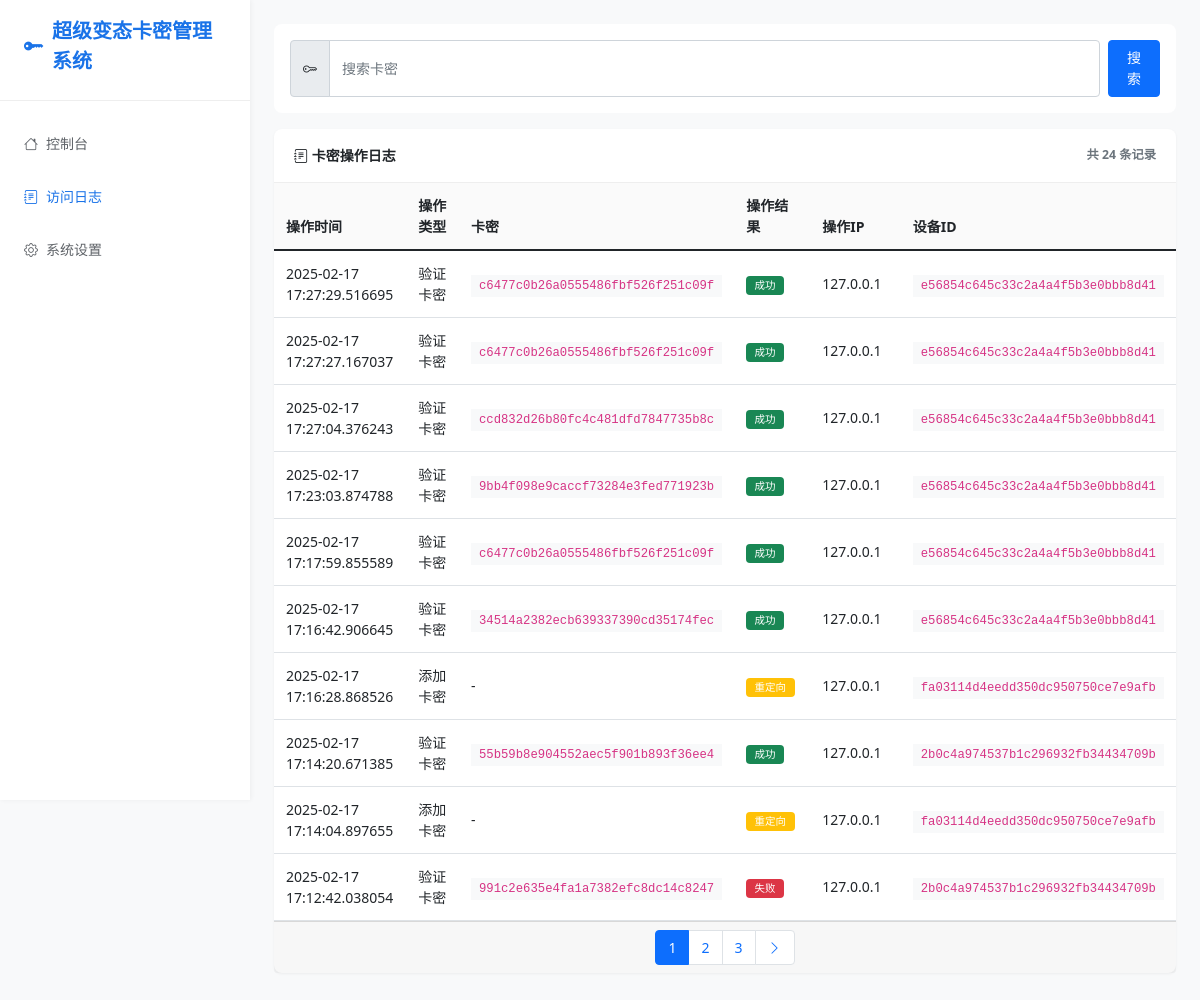
Page /logs on the earlier database version.
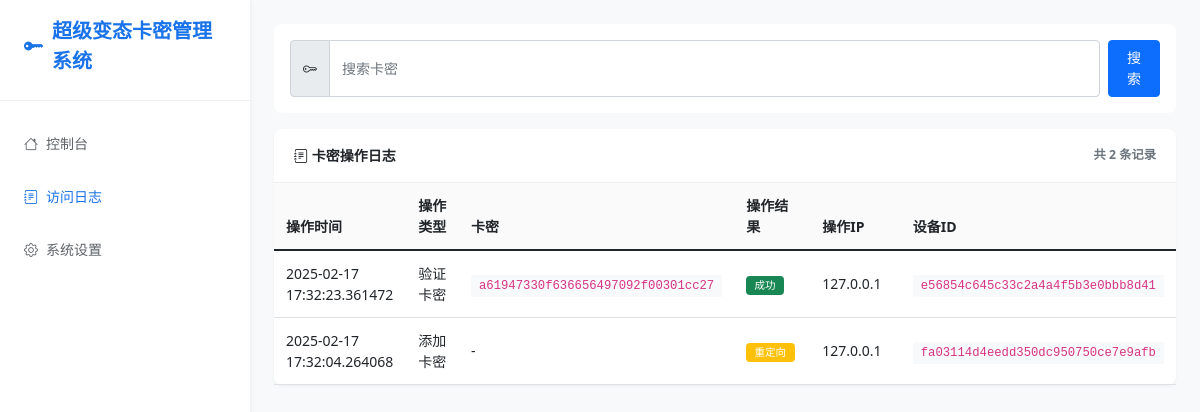
Same page on the later database version.
### app.py (models this page shows, shortened)
class AccessLog(db.Model):
    id = db.Column(db.Integer, primary_key=True)
    access_time = db.Column(db.DateTime, nullable=False, default=datetime.now)
    ip_address = db.Column(db.String(50), nullable=False)
    device_id = db.Column(db.String(32), nullable=False)
    path = db.Column(db.String(200), nullable=False)
    method = db.Column(db.String(10), nullable=False)
    status_code = db.Column(db.Integer, nullable=False)
    user_agent = db.Column(db.String(200))
    card_key = db.Column(db.String(32))  # 如果涉及卡密操作，记录相关卡密

### app.py (the view)
@app.route('/logs')
def view_logs():
    try:
        page = request.args.get('page', 1, type=int)
        per_page = settings.get('per_page', 10)
        card_key_filter = request.args.get('card_key', '').strip()
        query = AccessLog.query
        if card_key_filter:
            query = query.filter(AccessLog.card_key.like(f'%{card_key_filter}%'))
        query = query.order_by(AccessLog.access_time.desc())
        pagination = query.paginate(page=page, per_page=per_page, error_out=False)
        return render_template('logs.html',
                             logs=pagination.items,
                             pagination=pagination,
                             card_key_filter=card_key_filter,
                             settings=settings.settings)
    except Exception as e:
        error_logger.error(f"访问日志页面出错: {str(e)}", exc_info=True)
        return render_template('logs.html',
                             logs=[],
                             error="获取日志列表失败",
                             settings=settings.settings)

### app.py (called while the page is built, shortened)
@app.before_request
def log_request():
    try:
        card_operations = {
            '/api/verify_card': '验证卡密',
            '/add_card': '添加卡密',
            '/delete_card': '删除卡密',
            '/import_cards': '导入卡密',
            '/export_cards': '导出卡密'
        }
    except Exception as e:
        error_logger.error(f"记录访问日志出错: {str(e)}", exc_info=True)

@app.after_request
def update_log_status(response):
    try:
        if hasattr(g, 'log_id'):
            log = AccessLog.query.get(g.log_id)
            if log:
                log.status_code = response.status_code
                db.session.commit()
    except Exception as e:
        error_logger.error(f"更新日志状态出错: {str(e)}", exc_info=True)
    return response

    def get(self, key, default=None):
        return self.settings.get(key, default)

### templates/logs.html (shortened to what this page needs)
{% extends "base.html" %}
{% block content %}
<div class="toolbar">
    <div class="toolbar-item flex-grow-1">
        <form action="{{ url_for('view_logs') }}" method="GET" class="d-flex gap-2 w-100">
            <div class="input-group">
                <span class="input-group-text"><i class="bi bi-key"></i></span>
                <input type="text" class="form-control" name="card_key" placeholder="搜索卡密" value="{{ card_key_filter }}">
            </div>
            <button type="submit" class="btn btn-primary">搜索</button>
        </form>
    </div>
</div>
<div class="card">
    <div class="card-header d-flex justify-content-between align-items-center">
        <span><i class="bi bi-journal-text"></i> 卡密操作日志</span>
        <small class="text-muted">共 {{ pagination.total if pagination else 0 }} 条记录</small>
    </div>
    <div class="table-responsive">
        <table class="table table-hover">
            <thead>
                <tr>
                    <th style="width: 15%">操作时间</th>
                    <th style="width: 12%">操作类型</th>
                    <th style="width: 25%">卡密</th>
                    <th style="width: 10%">操作结果</th>
                    <th style="width: 13%">操作IP</th>
                    <th style="width: 25%">设备ID</th>
                </tr>
            </thead>
            <tbody>
                {% if logs %}
                    {% for log in logs %}
                    <tr>
                        <td>{{ log.access_time }}</td>
                        <td>
                            {% if log.path == '/api/verify_card' %}
                                验证卡密
                            {% elif log.path == '/add_card' %}
                                添加卡密
                            {% elif log.path == '/delete_card' %}
                                删除卡密
                            {% elif log.path == '/import_cards' %}
                                导入卡密
                            {% elif log.path == '/export_cards' %}
                                导出卡密
                            {% endif %}
                        </td>
                        <td>
                            {% if log.card_key %}
                            <code class="bg-light px-2 py-1">{{ log.card_key }}</code>
                            {% else %}
                            -
                            {% endif %}
                        </td>
                        <td>
                            <span class="badge {% if log.status_code < 300 %}bg-success{% elif log.status_code < 400 %}bg-warning{% else %}bg-danger{% endif %}">
                                {% if log.status_code < 300 %}成功
                                {% elif log.status_code < 400 %}重定向
                                {% else %}失败
                                {% endif %}
                            </span>
                        </td>
                        <td>{{ log.ip_address }}</td>
                        <td>
                            <code class="bg-light px-2 py-1">{{ log.device_id }}</code>
                        </td>
                    </tr>
                    {% endfor %}
                {% endif %}
            </tbody>
        </table>
    </div>
    {% if pagination and pagination.pages > 1 %}
    <div class="card-footer">
        <nav aria-label="Page navigation">
            <ul class="pagination justify-content-center m-0">
                {% for page in pagination.iter_pages() %}
                    {% if page %}
                        <li class="page-item {% if page == pagination.page %}active{% endif %}">
                            <a class="page-link" href="{{ url_for('view_logs', page=page, card_key=card_key_filter) }}">{{ page }}</a>
                        </li>
                    {% else %}
                        <li class="page-item disabled"><span class="page-link">...</span></li>
                    {% endif %}
                {% endfor %}
                {% if pagination.has_next %}
                    <li class="page-item">
                        <a class="page-link" href="{{ url_for('view_logs', page=pagination.next_num, card_key=card_key_filter) }}">
                            <i class="bi bi-chevron-right"></i>
                        </a>
                    </li>
                {% endif %}
            </ul>
        </nav>
    </div>
    {% endif %}
</div>
{% endblock %}

### templates/base.html (shortened to what this page needs)
<!DOCTYPE html>
<html lang="zh">
<head>
    <link href="https://cdn.jsdelivr.net/npm/bootstrap@5.1.3/dist/css/bootstrap.min.css" rel="stylesheet">
    <link rel="stylesheet" href="https://cdn.jsdelivr.net/npm/bootstrap-icons@1.7.2/font/bootstrap-icons.css">
</head>
<body>
    <div class="wrapper">
        <nav class="sidebar">
            <div class="sidebar-header">
                <a href="/" class="sidebar-brand">
                    <i class="bi bi-key-fill"></i>
                    {{ settings.site_name }}
                </a>
            </div>
            <ul class="nav flex-column mt-3">
                <li class="nav-item">
                    <a href="{{ url_for('index') }}" class="nav-link {% if request.endpoint == 'index' %}active{% endif %}">
                        <i class="bi bi-house"></i>
                        控制台
                    </a>
                </li>
                <li class="nav-item">
                    <a href="{{ url_for('view_logs') }}" class="nav-link {% if request.endpoint == 'view_logs' %}active{% endif %}">
                        <i class="bi bi-journal-text"></i>
                        访问日志
                    </a>
                </li>
                <li class="nav-item">
                    <a href="{{ url_for('settings_page') }}" class="nav-link {% if request.endpoint == 'settings_page' %}active{% endif %}">
                        <i class="bi bi-gear"></i>
                        系统设置
                    </a>
                </li>
            </ul>
        </nav>
        <div class="main-content">
            {% block content %}{% endblock %}
        </div>
    </div>
</body>
</html>

### templates/base.html (style rules this page uses)
:root { --primary-color: #1a73e8; --secondary-color: #5f6368; --success-color: #34a853; --warning-color: #fbbc05; --danger-color: #ea4335; --background-color: #f8f9fa; --sidebar-width: 250px; --header-height: 60px; --card-bg: #fff; }
body { background-color: var(--background-color); font-size: 0.875rem; }
.wrapper { display: flex; min-height: 100vh; }
.sidebar { width: var(--sidebar-width); background: var(--card-bg); box-shadow: 1px 0 5px rgba(0,0,0,0.05); position: fixed; height: 100vh; z-index: 1000; padding: 1rem 0; }
.sidebar-header { padding: 0 1.5rem 1.5rem; border-bottom: 1px solid #eee; }
.sidebar-brand { color: var(--primary-color); font-size: 1.25rem; font-weight: 600; text-decoration: none; display: flex; align-items: center; gap: 0.5rem; }
.nav-item { padding: 0.5rem 1.5rem; }
.nav-link { color: var(--secondary-color); display: flex; align-items: center; gap: 0.5rem; padding: 0.5rem 0; }
.nav-link:hover, .nav-link.active { color: var(--primary-color); }
.main-content { flex: 1; margin-left: var(--sidebar-width); padding: 1.5rem; }
.card { border: none; box-shadow: 0 1px 3px rgba(0,0,0,0.05); margin-bottom: 1rem; border-radius: 0.5rem; }
.card-header { background: none; padding: 1rem 1.25rem; border-bottom: 1px solid #eee; font-weight: 600; }
.form-control, .form-select, .btn { font-size: 0.875rem; padding: 0.4rem 0.75rem; }
.input-group-text { font-size: 0.875rem; padding: 0.4rem 0.75rem; }
.table { font-size: 0.875rem; margin-bottom: 0; }
.table th { font-weight: 600; background: #fafafa; padding: 0.75rem; }
.table td { padding: 0.75rem; vertical-align: middle; }
.badge { padding: 0.4em 0.8em; font-weight: 500; }
.toolbar { background: var(--card-bg); padding: 1rem; border-radius: 0.5rem; margin-bottom: 1rem; display: flex; gap: 1rem; align-items: center; }
.toolbar-item { display: flex; align-items: center; gap: 0.5rem; }

Differences in the rows shown:
removed AccessLog: access_time "2025-02-17 17:27:29.516695", path "验证卡密", card_key "c6477c0b26a0555486fbf526f251c09f", status_code "成功", ip_address "127.0.0.1", device_id "e56854c645c33c2a4a4f5b3e0bbb8d41"
removed AccessLog: access_time "2025-02-17 17:27:27.167037", path "验证卡密", card_key "c6477c0b26a0555486fbf526f251c09f", status_code "成功", ip_address "127.0.0.1", device_id "e56854c645c33c2a4a4f5b3e0bbb8d41"
removed AccessLog: access_time "2025-02-17 17:27:04.376243", path "验证卡密", card_key "ccd832d26b80fc4c481dfd7847735b8c", status_code "成功", ip_address "127.0.0.1", device_id "e56854c645c33c2a4a4f5b3e0bbb8d41"
removed AccessLog: access_time "2025-02-17 17:23:03.874788", path "验证卡密", card_key "9bb4f098e9caccf73284e3fed771923b", status_code "成功", ip_address "127.0.0.1", device_id "e56854c645c33c2a4a4f5b3e0bbb8d41"
removed AccessLog: access_time "2025-02-17 17:17:59.855589", path "验证卡密", card_key "c6477c0b26a0555486fbf526f251c09f", status_code "成功", ip_address "127.0.0.1", device_id "e56854c645c33c2a4a4f5b3e0bbb8d41"
removed AccessLog: access_time "2025-02-17 17:16:42.906645", path "验证卡密", card_key "34514a2382ecb639337390cd35174fec", status_code "成功", ip_address "127.0.0.1", device_id "e56854c645c33c2a4a4f5b3e0bbb8d41"
removed AccessLog: access_time "2025-02-17 17:16:28.868526", path "添加卡密", status_code "重定向", ip_address "127.0.0.1", device_id "fa03114d4eedd350dc950750ce7e9afb"
removed AccessLog: access_time "2025-02-17 17:14:20.671385", path "验证卡密", card_key "55b59b8e904552aec5f901b893f36ee4", status_code "成功", ip_address "127.0.0.1", device_id "2b0c4a974537b1c296932fb34434709b"
removed AccessLog: access_time "2025-02-17 17:14:04.897655", path "添加卡密", status_code "重定向", ip_address "127.0.0.1", device_id "fa03114d4eedd350dc950750ce7e9afb"
removed AccessLog: access_time "2025-02-17 17:12:42.038054", path "验证卡密", card_key "991c2e635e4fa1a7382efc8dc14c8247", status_code "失败", ip_address "127.0.0.1", device_id "2b0c4a974537b1c296932fb34434709b"
now on this page (row edited): AccessLog: access_time "2025-02-17 17:32:23.361472", path "验证卡密", card_key "a61947330f636656497092f00301cc27", status_code "成功", ip_address "127.0.0.1", device_id "e56854c645c33c2a4a4f5b3e0bbb8d41"
now on this page (row edited): AccessLog: access_time "2025-02-17 17:32:04.264068", path "添加卡密", status_code "重定向", ip_address "127.0.0.1", device_id "fa03114d4eedd350dc950750ce7e9afb"
Other differences:
{{ pagination.total if pagination else 0 }}: "24" → "2"
list line gone: "1"
list line gone: "2"
list line gone: "3"
